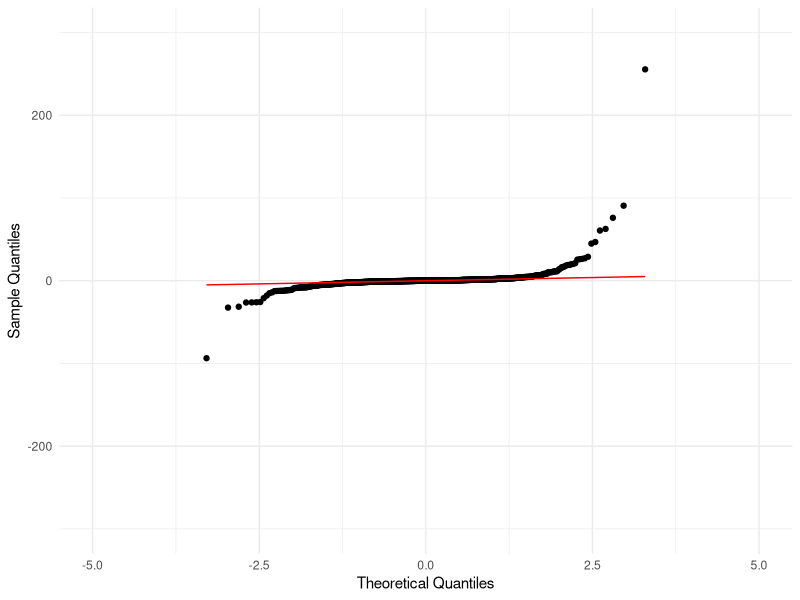

The R script that drew this image:
# Load necessary library
library(ggplot2)

# Define parameters
cauchy_sample_size <- 100
num_replications <- 1000

# Generate means of several samples from Cauchy distribution
cauchy_sample_means <- replicate(num_replications, {
  cauchy_sample <- rcauchy(cauchy_sample_size)
  mean(cauchy_sample)
})

# Create dataframe for ggplot
cauchy_means_df <- data.frame(cauchy_sample_means)

#Q-Q Plot of Sample Means (Cauchy Distribution) using ggplot
ggplot(cauchy_means_df, aes(sample = cauchy_sample_means)) +
  stat_qq() +
  stat_qq_line(color = "red") +
  labs(x = "Theoretical Quantiles",
       y = "Sample Quantiles") +
  coord_cartesian(xlim = c(-5, 5), ylim=c(-300,300)) +
  theme_minimal()

